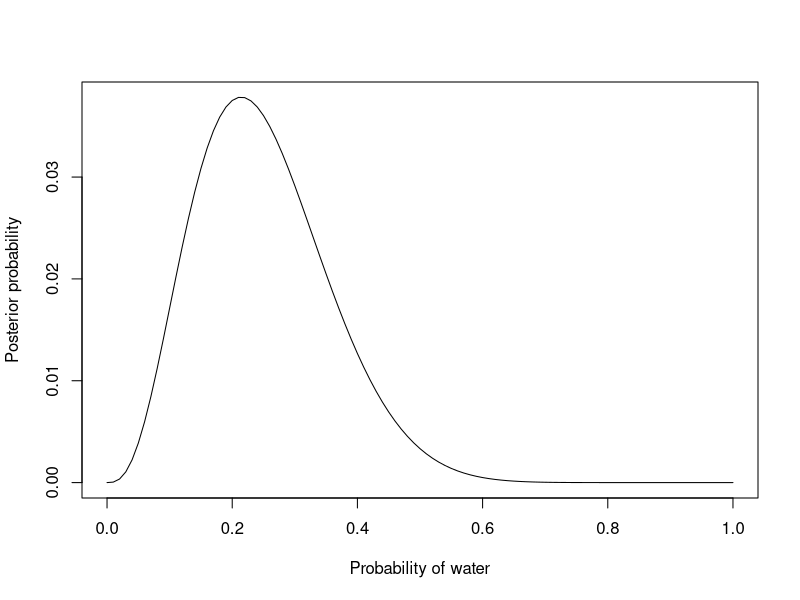
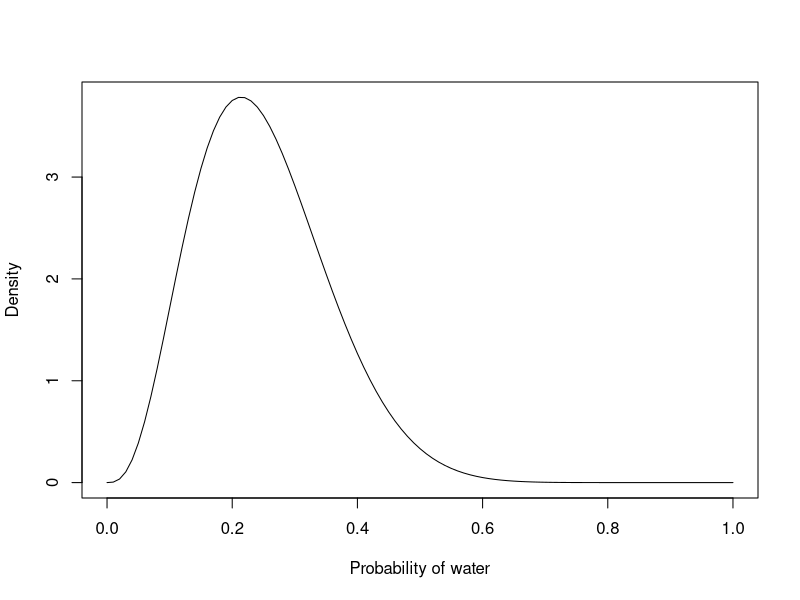
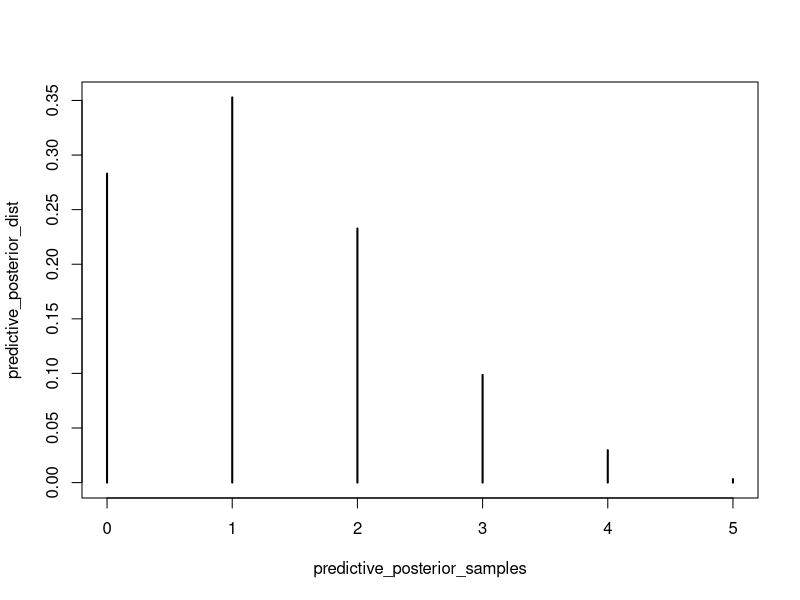
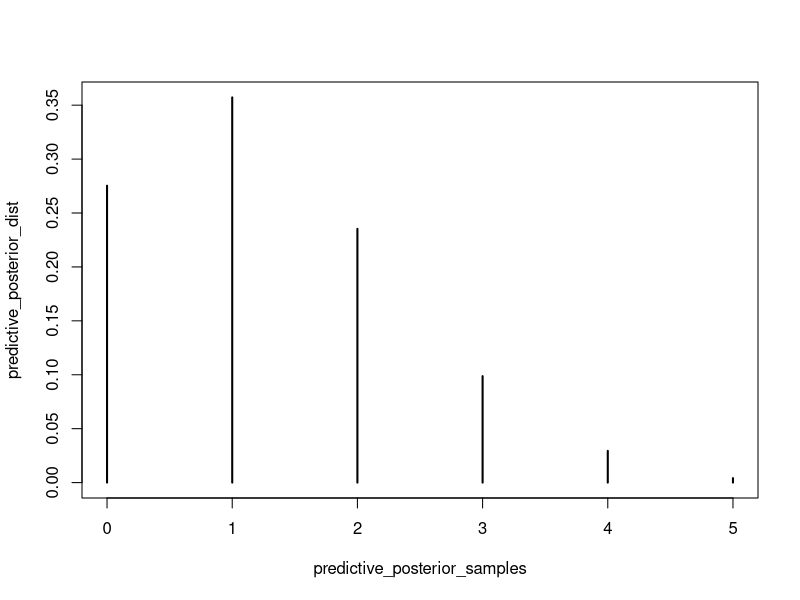

Write the R code that produced these figures, in order.
## ---- chunk 1
knitr::opts_chunk$set(echo = TRUE)
## ---- chunk 2
set.seed(100384812)
sample_water <- 3
sample_land <- 11
n <- sample_water + sample_land
## ---- chunk 3
p_grid <- seq(0, 1, length.out = 101)
prior <- rep(1, 101)
likelihood <- dbinom(sample_water, n, p_grid)
posterior_ <- prior * likelihood
posterior <- posterior_ / sum(posterior_) 
plot(p_grid, posterior, type = "l" ,
     xlab = "Probability of water", 
     ylab = "Posterior probability")
## ---- chunk 4
curve(dbeta(x, shape1 = sample_water + 1, shape2 = sample_land + 1), from = 0, to = 1,
      xlab = "Probability of water",
      ylab = "Density")
## ---- chunk 5
samples <- sample(p_grid, prob = posterior, size = 1e4, replace = TRUE)
predictive_posterior_samples <- rbinom(1e4, 5, prob = samples)
predictive_posterior_dist <- table(predictive_posterior_samples) / 1e4
plot(predictive_posterior_dist)
## ---- chunk 6
samples <- rbeta(1e4, shape1 = sample_water + 1, shape2 = sample_land + 1)
predictive_posterior_samples <- rbinom(1e4, 5, prob = samples)
predictive_posterior_dist <- table(predictive_posterior_samples) / 1e4
plot(predictive_posterior_dist)
